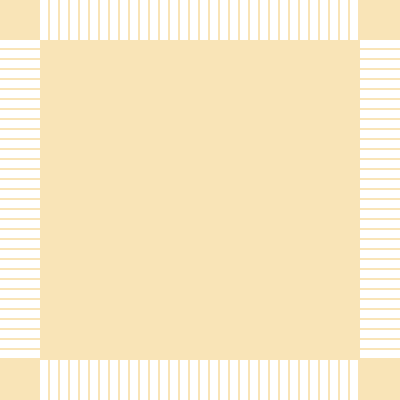
Frame 1 (no input)
Frame 60 (no input): identical to frame 1, image omitted
Frame 120 (the mouse pressed at the canvas centre since frame 60): identical to frame 1, image omitted

The p5.js sketch that drew this single still picture (run headless with seeded random() and noise() and a simulated clock; from frame 60 on, the mouse is pressed at the canvas centre):

// p5.js sketch
// ── sketch.js
function setup() {
  createCanvas(400, 400);
}

function draw() {
  background(249, 228, 183);
  noStroke();
  for (x = 40; x < width-40; x += 10) {
      rect(x,0,8,40);
      rect(x,360,8,40)
      rect(0,x,40,8)
      rect(width-40,x,40,8)
    
  }

}
